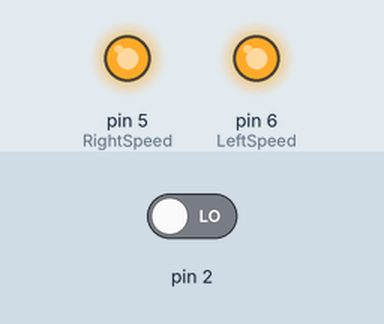
Bench run of a sketch on a simulated Arduino Uno, built with avr-gcc and run on an emulated ATmega328P. Parts: output pins drawn as LEDs (lit = HIGH). The inputs (shaded band) are chosen by the test bench; at power-on: pin 2 LOW.

Above: at 2.8 s.
2.9 s: pin 2 driven HIGH
At 3.7 s:
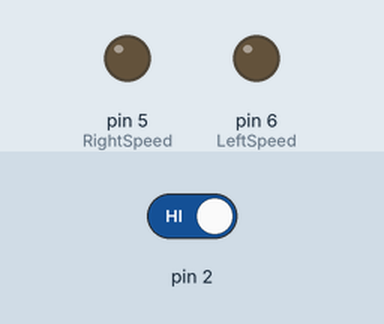
4.5 s: pin 2 driven LOW
At 4.8 s:
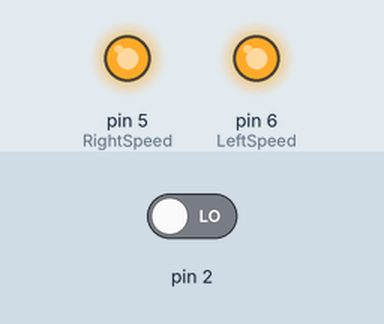
Timing chart, 0 to 7.5 s (numbered marks = the images above; inputs shaded):
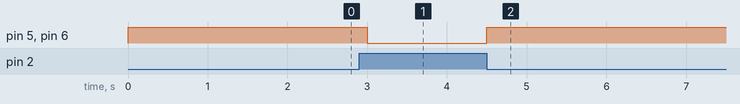

The sketch:

Turn90.ino
```cpp
/*
Turn 90 degrees clockwise
*/

#define RightSpeed 5
#define LeftSpeed 6
#define RightDirection 7
#define LeftDirection 8


void setup() {}

void loop() {
    while (digitalRead(2) == 1) {}

    analogWrite(RightSpeed, 255);
    analogWrite(LeftSpeed, 255);
    digitalWrite(RightDirection, HIGH);
    digitalWrite(LeftDirection, LOW);

    delay(1000); // Wait for 1 second to complete the turn

    analogWrite(RightSpeed, 0);
    analogWrite(LeftSpeed, 0);
}
```

Measured:
- after the input at 2.9 s, pin 5 (RightSpeed), pin 6 (LeftSpeed): HIGH → LOW after 0.10 s
- after the input at 4.5 s, pin 5 (RightSpeed), pin 6 (LeftSpeed): LOW → HIGH at once
